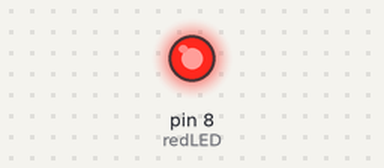
This sketch was run on a simulated Arduino Uno, built with avr-gcc and run on an emulated ATmega328P. Shown: output pins drawn as LEDs (lit = HIGH).

Above: at 1.1 s.
At 7.9 s:
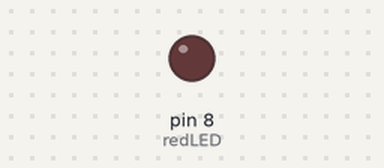
Timing chart, 0 to 11.3 s (numbered marks = the images above):
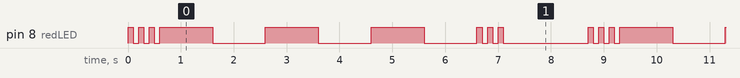

Measured:
- by itself, pin 8 (redLED): repeats every 8.7 s: 2 × (LOW 0.10 s, HIGH 0.10 s), LOW 0.10 s, 3 × (HIGH 1.0 s, LOW 1.0 s), 2 × (HIGH 0.10 s, LOW 0.10 s), HIGH 0.10 s, LOW 1.6 s, HIGH 0.10 s
- by itself, everything shown: repeats every 8.7 s, in 18 steps

The sketch:

BareMinimum.ino
```cpp
int redLED = 8;
float pi = 3.14;
int dit = 100;
int dah = 1000;
int longWait = 1500;
void setup() {
  // put your setup code here, to run once:
  pinMode(redLED,OUTPUT);
}

void loop() {
  // put your main code here, to run repeatedly:
  digitalWrite(redLED,HIGH);
  delay(dit);
  digitalWrite(redLED,LOW);
  delay(dit);
  //-----------//
  digitalWrite(redLED,HIGH);
  delay(dit);
  digitalWrite(redLED,LOW);
  delay(dit);
  //---------------//
  digitalWrite(redLED,HIGH);
  delay(dit);
  digitalWrite(redLED,LOW);
  delay(dit);
  //dashes
    digitalWrite(redLED,HIGH);
  delay(dah);
  digitalWrite(redLED,LOW);
  delay(dah);
  //-----------//
  digitalWrite(redLED,HIGH);
  delay(dah);
  digitalWrite(redLED,LOW);
  delay(dah);
  //---------------//
  digitalWrite(redLED,HIGH);
  delay(dah);
  digitalWrite(redLED,LOW);
  delay(dah);
  //dot
   digitalWrite(redLED,HIGH);
  delay(dit);
  digitalWrite(redLED,LOW);
  delay(dit);
  //-----------//
  digitalWrite(redLED,HIGH);
  delay(dit);
  digitalWrite(redLED,LOW);
  delay(dit);
  //---------------//
  digitalWrite(redLED,HIGH);
  delay(dit);
  digitalWrite(redLED,LOW);
  delay(dit);

  delay(longWait);
}
```
